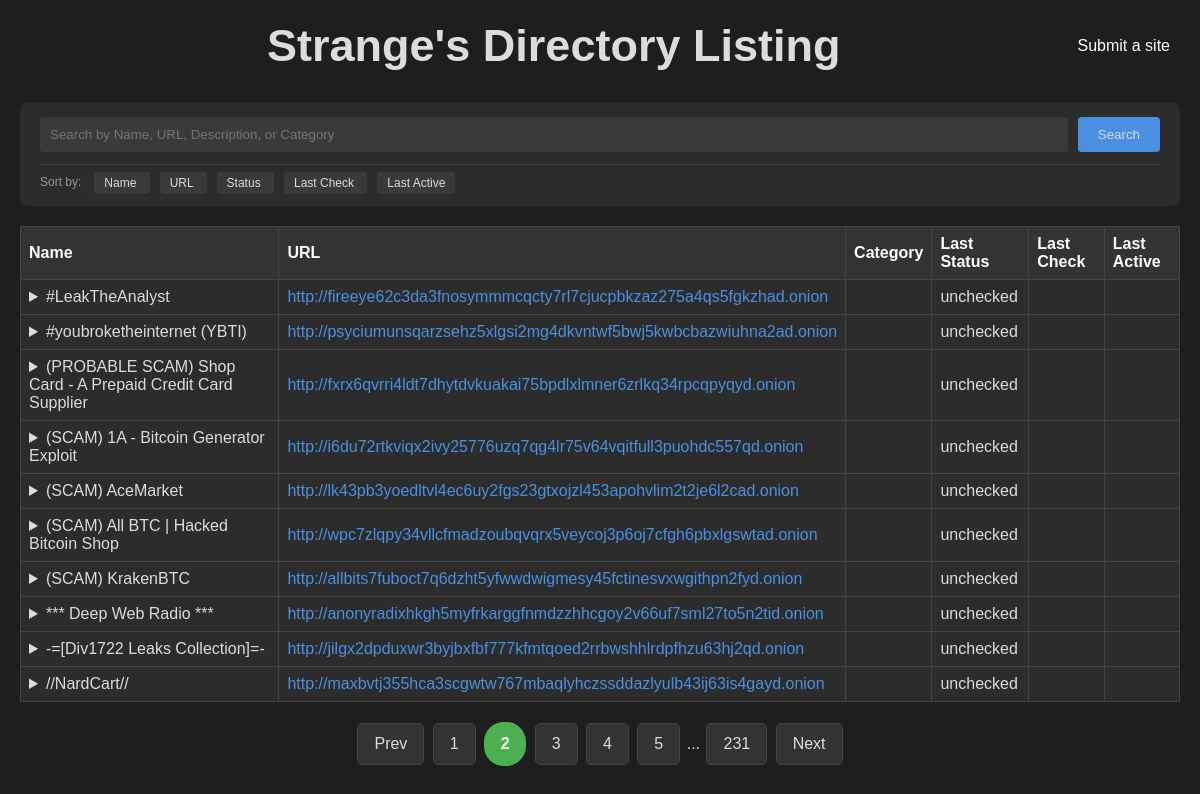
Before: /index.php?page=2 with the older database file.
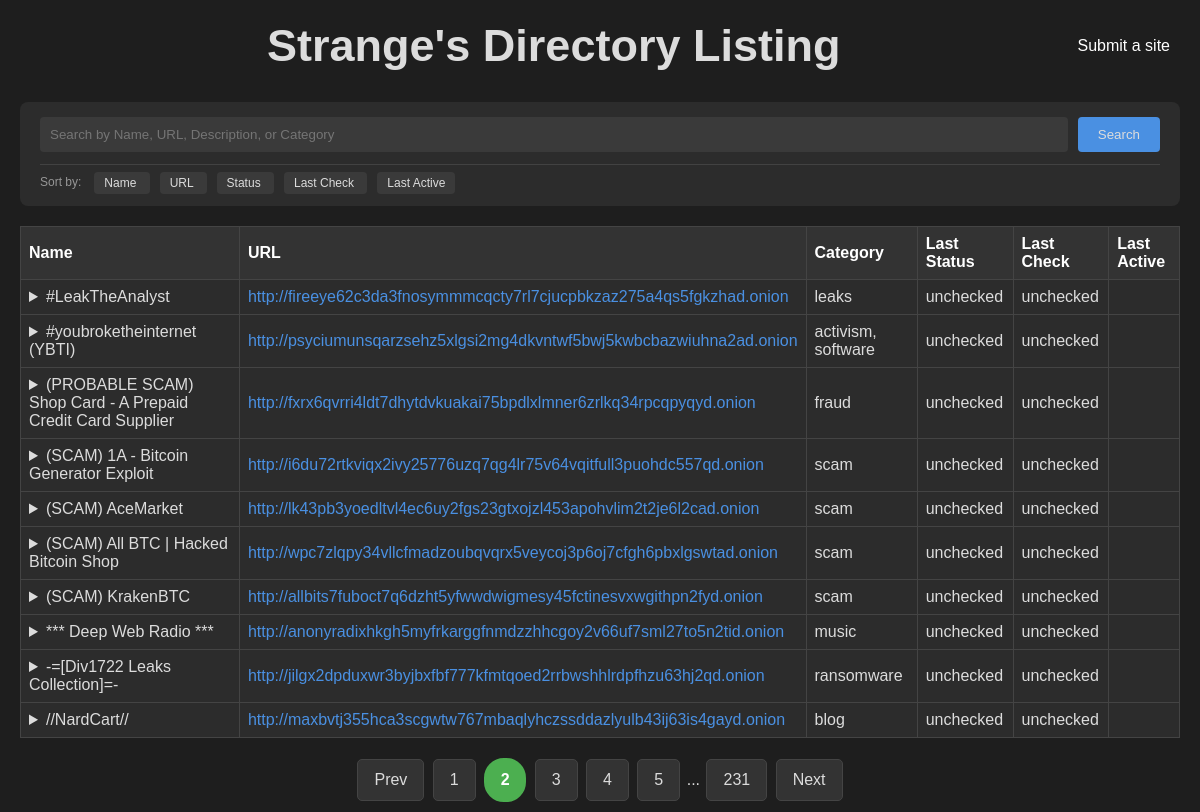
After: the same page with the newer database file.
### tables this page shows
CREATE TABLE sites (
    id INTEGER PRIMARY KEY,
    name TEXT,
    url TEXT,
    description TEXT,
    last_status TEXT DEFAULT 'unchecked',
    last_check TEXT DEFAULT 'unchecked',
    approved INTEGER DEFAULT 0,
    click_count INTEGER DEFAULT 0
, last_active TEXT);

### partials/_table.php (the view, shortened to what this page needs)
<?php
require_once($_SERVER['DOCUMENT_ROOT'] . "/partials/_functions.php");
$paginationLinks = paginate($pg_no, $totalCount);
?>
<head>
    <link rel="stylesheet" href="/css/table.css">
</head>
<table>
    <thead>
        <tr>
            <th>Name</a></th>
            <th>URL</a></th>
            <th>Category</th>
            <th>Last Status</th>
            <th>Last Check</th>
            <th>Last Active</th>
        </tr>
    </thead>
    <tbody>
        <?php foreach ($sites as $site): ?>
            <tr>
                <td>
                    <details>
                        <summary><?= htmlspecialchars($site['name']) ?></summary>
                    </details>
                </td>
                <td><a href="<?= htmlspecialchars($site['url']) ?>"><?= htmlspecialchars($site['url']) ?></a></td>
                <td><?= htmlspecialchars(implode(', ', $site['categories'])) ?></td>
                <td><?= htmlspecialchars($site['last_status']) ?></td>
                <td><?= htmlspecialchars($site['last_check']) ?></td>
                <td><?= htmlspecialchars($site['last_active']) ?></td>
            </tr>
        <?php endforeach; ?>
    </tbody>
</table>
<div class="pagination_container">
    <div class="pagination">
        <?= $paginationLinks ?>
    </div>
</div>

Changed rows visible on the page:
changed sites "#LeakTheAnalyst": categories (not shown) → "leaks"; last_check (not shown) → "unchecked"
changed sites "#youbroketheinternet (YBTI)": categories (not shown) → "activism, software"; last_check (not shown) → "unchecked"
changed sites "(PROBABLE SCAM) Shop Card - A Prepaid Credit Card Supplier": categories (not shown) → "fraud"; last_check (not shown) → "unchecked"
changed sites "(SCAM) 1A - Bitcoin Generator Exploit": categories (not shown) → "scam"; last_check (not shown) → "unchecked"
changed sites "(SCAM) AceMarket": categories (not shown) → "scam"; last_check (not shown) → "unchecked"
changed sites "(SCAM) All BTC | Hacked Bitcoin Shop": categories (not shown) → "scam"; last_check (not shown) → "unchecked"
changed sites "(SCAM) KrakenBTC": categories (not shown) → "scam"; last_check (not shown) → "unchecked"
changed sites "*** Deep Web Radio ***": categories (not shown) → "music"; last_check (not shown) → "unchecked"
changed sites "-=[Div1722 Leaks Collection]=-": categories (not shown) → "ransomware"; last_check (not shown) → "unchecked"
changed sites "//NardCart//": categories (not shown) → "blog"; last_check (not shown) → "unchecked"
